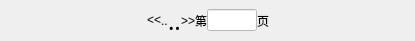
<?xml version="1.0" encoding="UTF-8"?>
<ui version="4.0">
 <class>PageWidget</class>
 <widget class="QWidget" name="PageWidget">
  <property name="geometry">
   <rect>
    <x>0</x>
    <y>0</y>
    <width>415</width>
    <height>41</height>
   </rect>
  </property>
  <property name="windowTitle">
   <string>PageWidget</string>
  </property>
  <layout class="QHBoxLayout" name="horizontalLayout">
   <property name="spacing">
    <number>0</number>
   </property>
   <property name="leftMargin">
    <number>0</number>
   </property>
   <property name="topMargin">
    <number>0</number>
   </property>
   <property name="rightMargin">
    <number>0</number>
   </property>
   <property name="bottomMargin">
    <number>0</number>
   </property>
   <item>
    <spacer name="horizontalSpacer_2">
     <property name="orientation">
      <enum>Qt::Horizontal</enum>
     </property>
     <property name="sizeHint" stdset="0">
      <size>
       <width>129</width>
       <height>20</height>
      </size>
     </property>
    </spacer>
   </item>
   <item>
    <widget class="QLabel" name="previousPageLabel">
     <property name="toolTip">
      <string>上一页</string>
     </property>
     <property name="text">
      <string>&lt;&lt;</string>
     </property>
    </widget>
   </item>
   <item>
    <widget class="QWidget" name="leftPagesWidget" native="true"/>
   </item>
   <item>
    <widget class="QLabel" name="leftSeparateLabel">
     <property name="toolTip">
      <string>下一页</string>
     </property>
     <property name="text">
      <string>..</string>
     </property>
    </widget>
   </item>
   <item>
    <widget class="QWidget" name="centerPagesWidget" native="true"/>
   </item>
   <item>
    <widget class="QLabel" name="rightSeparateLabel">
     <property name="font">
      <font>
       <family>Microsoft YaHei</family>
       <pointsize>18</pointsize>
      </font>
     </property>
     <property name="toolTip">
      <string>下一页</string>
     </property>
     <property name="text">
      <string>..</string>
     </property>
    </widget>
   </item>
   <item>
    <widget class="QWidget" name="rightPagesWidget" native="true"/>
   </item>
   <item>
    <widget class="QLabel" name="nextPageLabel">
     <property name="toolTip">
      <string>下一页</string>
     </property>
     <property name="text">
      <string>&gt;&gt;</string>
     </property>
    </widget>
   </item>
   <item>
    <widget class="QLabel" name="label">
     <property name="text">
      <string>第</string>
     </property>
    </widget>
   </item>
   <item>
    <widget class="QLineEdit" name="pageLineEdit">
     <property name="minimumSize">
      <size>
       <width>50</width>
       <height>0</height>
      </size>
     </property>
     <property name="maximumSize">
      <size>
       <width>50</width>
       <height>16777215</height>
      </size>
     </property>
     <property name="styleSheet">
      <string notr="true">background-color: rgb(255, 255, 255);
color: rgb(0, 0, 0);</string>
     </property>
     <property name="alignment">
      <set>Qt::AlignCenter</set>
     </property>
    </widget>
   </item>
   <item>
    <widget class="QLabel" name="label_2">
     <property name="text">
      <string>页</string>
     </property>
    </widget>
   </item>
   <item>
    <spacer name="horizontalSpacer">
     <property name="orientation">
      <enum>Qt::Horizontal</enum>
     </property>
     <property name="sizeHint" stdset="0">
      <size>
       <width>128</width>
       <height>20</height>
      </size>
     </property>
    </spacer>
   </item>
  </layout>
 </widget>
 <layoutdefault spacing="6" margin="11"/>
 <resources/>
 <connections/>
</ui>
